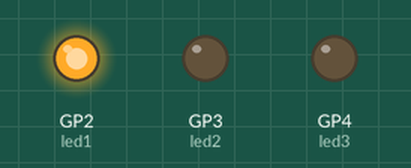
This program was run on a simulated Raspberry Pi Pico running MicroPython. On the bench: output pins drawn as LEDs (lit = HIGH).

Above: at 0.2 s.
At 1.2 s:
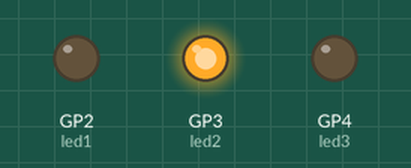
At 2.2 s:
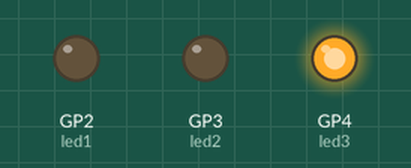
At 5.7 s:
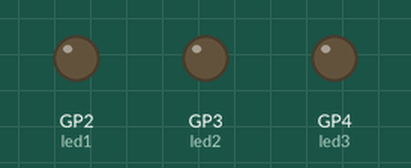
Timing chart, 0 to 6.9 s (numbered marks = the images above):
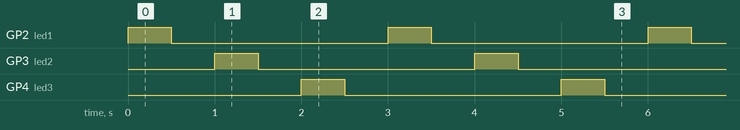

The program:

running_led.py
```python
import time
from machine import Pin

led1=Pin(2,Pin.OUT)
led2=Pin(3,Pin.OUT)
led3=Pin(4,Pin.OUT) #create LED object from pin13,Set Pin13 to output

while True:

  led1.value(1)            #Set led turn on
  time.sleep(0.5)
  led1.value(0)            #Set led turn off
  time.sleep(0.5)

  led2.value(1)            #Set led turn on
  time.sleep(0.5)
  led2.value(0)            #Set led turn off
  time.sleep(0.5)

  led3.value(1)            #Set led turn on
  time.sleep(0.5)
  led3.value(0)            #Set led turn off
  time.sleep(0.5)
```

Measured:
- by itself, GP2 (led1), GP3 (led2), GP4 (led3): alternates HIGH for 0.50 s and LOW for 2.5 s
- by itself, everything shown: repeats every 3.0 s, in 6 steps
